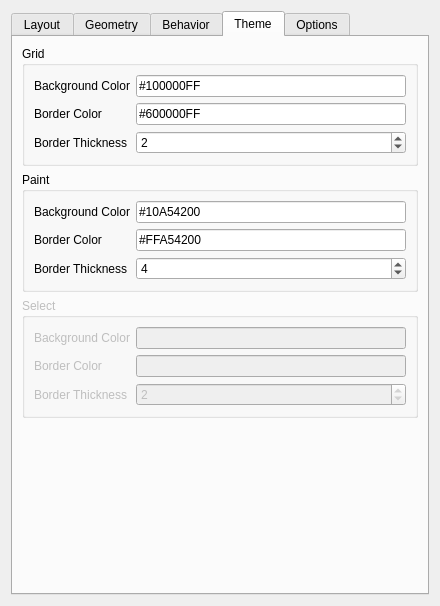
<?xml version="1.0" encoding="UTF-8"?>
<ui version="4.0">
 <class>ConfigForm</class>
 <widget class="QWidget" name="ConfigForm">
  <property name="geometry">
   <rect>
    <x>0</x>
    <y>0</y>
    <width>440</width>
    <height>606</height>
   </rect>
  </property>
  <property name="minimumSize">
   <size>
    <width>440</width>
    <height>0</height>
   </size>
  </property>
  <property name="windowTitle">
   <string>Form</string>
  </property>
  <layout class="QGridLayout" name="gridLayout">
   <item row="0" column="0">
    <widget class="QTabWidget" name="configTabs">
     <property name="enabled">
      <bool>true</bool>
     </property>
     <property name="currentIndex">
      <number>3</number>
     </property>
     <widget class="QWidget" name="layoutTab">
      <attribute name="title">
       <string>Layout</string>
      </attribute>
      <layout class="QVBoxLayout" name="verticalLayout_4">
       <item>
        <widget class="QGroupBox" name="groupBox_8">
         <property name="title">
          <string>Default Layout</string>
         </property>
         <layout class="QGridLayout" name="gridLayout_9">
          <item row="0" column="1">
           <widget class="QSpinBox" name="kcfg_layoutDefaultRows">
            <property name="minimum">
             <number>1</number>
            </property>
            <property name="value">
             <number>9</number>
            </property>
           </widget>
          </item>
          <item row="0" column="3">
           <widget class="QSpinBox" name="kcfg_layoutDefaultColumns">
            <property name="minimum">
             <number>1</number>
            </property>
            <property name="value">
             <number>9</number>
            </property>
           </widget>
          </item>
          <item row="0" column="2">
           <widget class="QLabel" name="label_14">
            <property name="text">
             <string>Columns</string>
            </property>
           </widget>
          </item>
          <item row="0" column="0">
           <widget class="QLabel" name="label_13">
            <property name="text">
             <string>Rows</string>
            </property>
           </widget>
          </item>
         </layout>
        </widget>
       </item>
       <item>
        <widget class="QGroupBox" name="kcfg_layoutPerScreen">
         <property name="title">
          <string>Use custom layouts</string>
         </property>
         <property name="checkable">
          <bool>true</bool>
         </property>
         <property name="checked">
          <bool>true</bool>
         </property>
         <layout class="QGridLayout" name="verticalLayout_3">
          <item row="1" column="0">
           <widget class="QTableView" name="tableView">
            <property name="sizePolicy">
             <sizepolicy hsizetype="Expanding" vsizetype="Expanding">
              <horstretch>0</horstretch>
              <verstretch>0</verstretch>
             </sizepolicy>
            </property>
            <property name="showGrid">
             <bool>true</bool>
            </property>
            <property name="gridStyle">
             <enum>Qt::DashDotDotLine</enum>
            </property>
            <attribute name="horizontalHeaderCascadingSectionResizes">
             <bool>false</bool>
            </attribute>
           </widget>
          </item>
          <item row="2" column="0">
           <widget class="QPushButton" name="pushButton">
            <property name="text">
             <string>PushButton</string>
            </property>
           </widget>
          </item>
         </layout>
        </widget>
       </item>
       <item>
        <spacer name="verticalSpacer_2">
         <property name="orientation">
          <enum>Qt::Vertical</enum>
         </property>
         <property name="sizeHint" stdset="0">
          <size>
           <width>20</width>
           <height>40</height>
          </size>
         </property>
        </spacer>
       </item>
      </layout>
     </widget>
     <widget class="QWidget" name="geometryTab">
      <property name="enabled">
       <bool>false</bool>
      </property>
      <attribute name="title">
       <string>Geometry</string>
      </attribute>
      <layout class="QVBoxLayout" name="verticalLayout_5">
       <item>
        <widget class="QGroupBox" name="groupBox">
         <property name="title">
          <string>Screen Gaps (pixels)</string>
         </property>
         <layout class="QGridLayout" name="gridLayout_3">
          <item row="2" column="3">
           <widget class="QSpinBox" name="kcfg_screenGapTop">
            <property name="maximum">
             <number>999</number>
            </property>
           </widget>
          </item>
          <item row="4" column="0">
           <widget class="QSpinBox" name="kcfg_screenGapLeft">
            <property name="maximum">
             <number>999</number>
            </property>
           </widget>
          </item>
          <item row="4" column="4">
           <widget class="QSpinBox" name="kcfg_screenGapRight">
            <property name="maximum">
             <number>999</number>
            </property>
           </widget>
          </item>
          <item row="0" column="3">
           <widget class="QLabel" name="screenGapTop">
            <property name="text">
             <string>Top</string>
            </property>
            <property name="alignment">
             <set>Qt::AlignCenter</set>
            </property>
           </widget>
          </item>
          <item row="6" column="3">
           <widget class="QSpinBox" name="kcfg_screenGapBottom">
            <property name="maximum">
             <number>999</number>
            </property>
           </widget>
          </item>
          <item row="5" column="3">
           <widget class="QLabel" name="screenGapBottom">
            <property name="text">
             <string>Bottom</string>
            </property>
            <property name="alignment">
             <set>Qt::AlignCenter</set>
            </property>
           </widget>
          </item>
          <item row="3" column="0">
           <widget class="QLabel" name="screenGapLeft">
            <property name="text">
             <string>Left</string>
            </property>
            <property name="alignment">
             <set>Qt::AlignCenter</set>
            </property>
           </widget>
          </item>
          <item row="3" column="4">
           <widget class="QLabel" name="screenGapRight">
            <property name="text">
             <string>Right</string>
            </property>
            <property name="alignment">
             <set>Qt::AlignCenter</set>
            </property>
           </widget>
          </item>
         </layout>
        </widget>
       </item>
       <item>
        <widget class="QGroupBox" name="groupBox_9">
         <property name="title">
          <string>Maximum Tile Width</string>
         </property>
         <layout class="QGridLayout" name="gridLayout_8">
          <item row="0" column="0">
           <widget class="QCheckBox" name="kcfg_limitTileWidth">
            <property name="text">
             <string>Limit the width of tiled windows</string>
            </property>
           </widget>
          </item>
          <item row="1" column="0">
           <layout class="QHBoxLayout" name="horizontalLayout_2">
            <item>
             <widget class="QLabel" name="limitTileWidthRatioLabel">
              <property name="sizePolicy">
               <sizepolicy hsizetype="Maximum" vsizetype="Preferred">
                <horstretch>0</horstretch>
                <verstretch>0</verstretch>
               </sizepolicy>
              </property>
              <property name="text">
               <string>Ratio of the max width to screen height </string>
              </property>
             </widget>
            </item>
            <item>
             <widget class="QDoubleSpinBox" name="kcfg_limitTileWidthRatio"/>
            </item>
           </layout>
          </item>
         </layout>
        </widget>
       </item>
       <item>
        <layout class="QHBoxLayout" name="horizontalLayout">
         <item>
          <widget class="QLabel" name="tileGapLabel">
           <property name="text">
            <string>Gaps between tiles (pixels)</string>
           </property>
          </widget>
         </item>
         <item>
          <widget class="QSpinBox" name="kcfg_tileLayoutGap">
           <property name="maximum">
            <number>9999</number>
           </property>
          </widget>
         </item>
        </layout>
       </item>
       <item>
        <spacer name="verticalSpacer">
         <property name="orientation">
          <enum>Qt::Vertical</enum>
         </property>
         <property name="sizeHint" stdset="0">
          <size>
           <width>20</width>
           <height>40</height>
          </size>
         </property>
        </spacer>
       </item>
      </layout>
     </widget>
     <widget class="QWidget" name="behaviorTab">
      <property name="enabled">
       <bool>false</bool>
      </property>
      <attribute name="title">
       <string>Behavior</string>
      </attribute>
      <layout class="QVBoxLayout" name="verticalLayout_6">
       <item>
        <widget class="QGroupBox" name="groupBox_4">
         <property name="title">
          <string>Layout Adjustment</string>
         </property>
         <layout class="QVBoxLayout" name="verticalLayout_7">
          <item>
           <widget class="QCheckBox" name="kcfg_adjustLayout">
            <property name="toolTip">
             <string>Resizing window will cause layout to be adjusted. The actual behaviour might differ based on layout in use.</string>
            </property>
            <property name="text">
             <string>Adjust layout by resizing windows</string>
            </property>
           </widget>
          </item>
          <item>
           <widget class="QCheckBox" name="kcfg_adjustLayoutLive">
            <property name="toolTip">
             <string>If enabled, resizing window will immediately adjust layout. If disabled, layout will be adjusted *after* window resizing is over.</string>
            </property>
            <property name="text">
             <string>Adjust layout in realtime as window is being resized</string>
            </property>
           </widget>
          </item>
         </layout>
        </widget>
       </item>
       <item>
        <widget class="QGroupBox" name="groupBox_3">
         <property name="font">
          <font>
           <bold>false</bold>
          </font>
         </property>
         <property name="title">
          <string>Directional Keys Behaviors</string>
         </property>
         <layout class="QGridLayout" name="gridLayout_4">
          <item row="0" column="1">
           <widget class="QLabel" name="label_2">
            <property name="font">
             <font>
              <italic>false</italic>
              <bold>false</bold>
              <underline>true</underline>
             </font>
            </property>
            <property name="text">
             <string>Up</string>
            </property>
            <property name="alignment">
             <set>Qt::AlignCenter</set>
            </property>
           </widget>
          </item>
          <item row="2" column="0">
           <widget class="QRadioButton" name="kcfg_directionalKeyFocus">
            <property name="sizePolicy">
             <sizepolicy hsizetype="Maximum" vsizetype="Fixed">
              <horstretch>0</horstretch>
              <verstretch>0</verstretch>
             </sizepolicy>
            </property>
            <property name="font">
             <font>
              <bold>true</bold>
             </font>
            </property>
            <property name="text">
             <string>Directional</string>
            </property>
            <attribute name="buttonGroup">
             <string notr="true">directionalKeyButtonGroup</string>
            </attribute>
           </widget>
          </item>
          <item row="1" column="0">
           <widget class="QRadioButton" name="kcfg_directionalKeyDwm">
            <property name="sizePolicy">
             <sizepolicy hsizetype="Maximum" vsizetype="Fixed">
              <horstretch>0</horstretch>
              <verstretch>0</verstretch>
             </sizepolicy>
            </property>
            <property name="font">
             <font>
              <bold>true</bold>
             </font>
            </property>
            <property name="text">
             <string>DWM style</string>
            </property>
            <attribute name="buttonGroup">
             <string notr="true">directionalKeyButtonGroup</string>
            </attribute>
           </widget>
          </item>
          <item row="0" column="3">
           <widget class="QLabel" name="label_4">
            <property name="font">
             <font>
              <italic>false</italic>
              <bold>false</bold>
              <underline>true</underline>
             </font>
            </property>
            <property name="text">
             <string>Left</string>
            </property>
            <property name="alignment">
             <set>Qt::AlignCenter</set>
            </property>
           </widget>
          </item>
          <item row="1" column="1">
           <widget class="QLabel" name="label">
            <property name="text">
             <string>Focus Next</string>
            </property>
            <property name="alignment">
             <set>Qt::AlignCenter</set>
            </property>
           </widget>
          </item>
          <item row="0" column="2">
           <widget class="QLabel" name="label_3">
            <property name="font">
             <font>
              <italic>false</italic>
              <bold>false</bold>
              <underline>true</underline>
             </font>
            </property>
            <property name="text">
             <string>Down</string>
            </property>
            <property name="alignment">
             <set>Qt::AlignCenter</set>
            </property>
           </widget>
          </item>
          <item row="0" column="4">
           <widget class="QLabel" name="label_5">
            <property name="font">
             <font>
              <italic>false</italic>
              <bold>false</bold>
              <underline>true</underline>
             </font>
            </property>
            <property name="text">
             <string>Right</string>
            </property>
            <property name="alignment">
             <set>Qt::AlignCenter</set>
            </property>
           </widget>
          </item>
          <item row="1" column="2">
           <widget class="QLabel" name="label_6">
            <property name="text">
             <string>Focus Prev</string>
            </property>
            <property name="alignment">
             <set>Qt::AlignCenter</set>
            </property>
           </widget>
          </item>
          <item row="1" column="3">
           <widget class="QLabel" name="label_7">
            <property name="text">
             <string>Adjust Layout</string>
            </property>
            <property name="alignment">
             <set>Qt::AlignCenter</set>
            </property>
           </widget>
          </item>
          <item row="1" column="4">
           <widget class="QLabel" name="label_8">
            <property name="text">
             <string>Adjust Layout</string>
            </property>
            <property name="alignment">
             <set>Qt::AlignCenter</set>
            </property>
           </widget>
          </item>
          <item row="2" column="1">
           <widget class="QLabel" name="label_9">
            <property name="text">
             <string>Focus Up</string>
            </property>
            <property name="alignment">
             <set>Qt::AlignCenter</set>
            </property>
           </widget>
          </item>
          <item row="2" column="2">
           <widget class="QLabel" name="label_10">
            <property name="text">
             <string>Focus Down</string>
            </property>
            <property name="alignment">
             <set>Qt::AlignCenter</set>
            </property>
           </widget>
          </item>
          <item row="2" column="3">
           <widget class="QLabel" name="label_11">
            <property name="text">
             <string>Focus Left</string>
            </property>
            <property name="alignment">
             <set>Qt::AlignCenter</set>
            </property>
           </widget>
          </item>
          <item row="2" column="4">
           <widget class="QLabel" name="label_12">
            <property name="text">
             <string>Focus Right</string>
            </property>
            <property name="alignment">
             <set>Qt::AlignCenter</set>
            </property>
           </widget>
          </item>
         </layout>
        </widget>
       </item>
       <item>
        <widget class="QCheckBox" name="kcfg_newWindowAsMaster">
         <property name="text">
          <string>Put new window as master</string>
         </property>
        </widget>
       </item>
       <item>
        <spacer name="verticalSpacer_3">
         <property name="orientation">
          <enum>Qt::Vertical</enum>
         </property>
         <property name="sizeHint" stdset="0">
          <size>
           <width>20</width>
           <height>40</height>
          </size>
         </property>
        </spacer>
       </item>
      </layout>
     </widget>
     <widget class="QWidget" name="themeTab">
      <property name="enabled">
       <bool>true</bool>
      </property>
      <attribute name="title">
       <string>Theme</string>
      </attribute>
      <layout class="QVBoxLayout" name="verticalLayout_2">
       <item>
        <widget class="QGroupBox" name="groupBox_5">
         <property name="title">
          <string>Grid</string>
         </property>
         <layout class="QGridLayout" name="gridLayout_5">
          <item row="2" column="0">
           <widget class="QLabel" name="gridBorderThicknessLabel">
            <property name="text">
             <string>Border Thickness</string>
            </property>
           </widget>
          </item>
          <item row="0" column="1">
           <widget class="QLineEdit" name="kcfg_themeGridBackgroundColor">
            <property name="toolTip">
             <string>Grid background color in #AARRGGBB format.</string>
            </property>
            <property name="text">
             <string>#100000FF</string>
            </property>
            <property name="maxLength">
             <number>9</number>
            </property>
           </widget>
          </item>
          <item row="1" column="0">
           <widget class="QLabel" name="gridBorderColorLabel">
            <property name="text">
             <string>Border Color</string>
            </property>
           </widget>
          </item>
          <item row="0" column="0">
           <widget class="QLabel" name="gridBackgroundColorLabel">
            <property name="text">
             <string>Background Color</string>
            </property>
           </widget>
          </item>
          <item row="1" column="1">
           <widget class="QLineEdit" name="kcfg_themeGridBorderColor">
            <property name="toolTip">
             <string>Grid border color in #AARRGGBB format.</string>
            </property>
            <property name="text">
             <string>#600000FF</string>
            </property>
            <property name="maxLength">
             <number>9</number>
            </property>
           </widget>
          </item>
          <item row="2" column="1">
           <widget class="QSpinBox" name="kcfg_themeGridBorderThickness">
            <property name="toolTip">
             <string>Grid cell border thickness.</string>
            </property>
            <property name="value">
             <number>2</number>
            </property>
           </widget>
          </item>
         </layout>
        </widget>
       </item>
       <item>
        <widget class="QGroupBox" name="groupBox_6">
         <property name="title">
          <string>Paint</string>
         </property>
         <property name="flat">
          <bool>false</bool>
         </property>
         <property name="checkable">
          <bool>false</bool>
         </property>
         <layout class="QGridLayout" name="gridLayout_6">
          <item row="1" column="0">
           <widget class="QLabel" name="paintBorderColorLabel">
            <property name="text">
             <string>Border Color</string>
            </property>
           </widget>
          </item>
          <item row="0" column="0">
           <widget class="QLabel" name="paintBackgroundColorLabel">
            <property name="text">
             <string>Background Color</string>
            </property>
           </widget>
          </item>
          <item row="0" column="1">
           <widget class="QLineEdit" name="kcfg_themePaintBackgroundColor">
            <property name="toolTip">
             <string>Pain box background color in #AARRGGBB format.</string>
            </property>
            <property name="autoFillBackground">
             <bool>false</bool>
            </property>
            <property name="text">
             <string>#10A54200</string>
            </property>
            <property name="maxLength">
             <number>9</number>
            </property>
            <property name="clearButtonEnabled">
             <bool>false</bool>
            </property>
           </widget>
          </item>
          <item row="1" column="1">
           <widget class="QLineEdit" name="kcfg_themePaintBorderColor">
            <property name="toolTip">
             <string>Paint box border color in #AARRGGBB format.</string>
            </property>
            <property name="text">
             <string>#FFA54200</string>
            </property>
            <property name="maxLength">
             <number>9</number>
            </property>
           </widget>
          </item>
          <item row="2" column="0">
           <widget class="QLabel" name="paintBorderThicknessLabel">
            <property name="text">
             <string>Border Thickness</string>
            </property>
           </widget>
          </item>
          <item row="2" column="1">
           <widget class="QSpinBox" name="kcfg_themePaintBorderThickness">
            <property name="toolTip">
             <string>Paint box border thickness.</string>
            </property>
            <property name="value">
             <number>4</number>
            </property>
           </widget>
          </item>
         </layout>
        </widget>
       </item>
       <item>
        <widget class="QGroupBox" name="groupBox_7">
         <property name="enabled">
          <bool>false</bool>
         </property>
         <property name="title">
          <string>Select</string>
         </property>
         <property name="checkable">
          <bool>false</bool>
         </property>
         <property name="checked">
          <bool>false</bool>
         </property>
         <layout class="QGridLayout" name="gridLayout_7">
          <item row="1" column="1">
           <widget class="QLineEdit" name="kcfg_themeSelectBorderColor">
            <property name="toolTip">
             <string>Comma-separated list of screen numbers. Windows in corresponding screens will not be tiled.</string>
            </property>
            <property name="maxLength">
             <number>9</number>
            </property>
           </widget>
          </item>
          <item row="2" column="0">
           <widget class="QLabel" name="selectBorderThicknessLable">
            <property name="text">
             <string>Border Thickness</string>
            </property>
           </widget>
          </item>
          <item row="0" column="1">
           <widget class="QLineEdit" name="kcfg_themeSelectBackgroundColor">
            <property name="toolTip">
             <string>Comma-separated list of activity names. Windows in corresponding activities will not be tiled.</string>
            </property>
            <property name="maxLength">
             <number>9</number>
            </property>
           </widget>
          </item>
          <item row="1" column="0">
           <widget class="QLabel" name="selectBorderColorLabel">
            <property name="text">
             <string>Border Color</string>
            </property>
           </widget>
          </item>
          <item row="2" column="1">
           <widget class="QSpinBox" name="kcfg_themeSelectBorderThickness">
            <property name="value">
             <number>2</number>
            </property>
           </widget>
          </item>
          <item row="0" column="0">
           <widget class="QLabel" name="selectBackgroundColorLable">
            <property name="text">
             <string>Background Color</string>
            </property>
           </widget>
          </item>
         </layout>
        </widget>
       </item>
       <item>
        <spacer name="verticalSpacer_4">
         <property name="orientation">
          <enum>Qt::Vertical</enum>
         </property>
         <property name="sizeHint" stdset="0">
          <size>
           <width>20</width>
           <height>40</height>
          </size>
         </property>
        </spacer>
       </item>
      </layout>
     </widget>
     <widget class="QWidget" name="optionsTab">
      <property name="enabled">
       <bool>false</bool>
      </property>
      <attribute name="title">
       <string>Options</string>
      </attribute>
      <layout class="QVBoxLayout" name="verticalLayout">
       <item>
        <widget class="QCheckBox" name="kcfg_maximizeSoleTile">
         <property name="toolTip">
          <string>&lt;p&gt;If there's only one window to be tiled, the window will be maximized with its borders removed to maximize usable screen space.&lt;/p&gt;&lt;p&gt;When using this option it's advisable to enable the &amp;quot;Allow resizing maximized windows from window edges&amp;quot; in &amp;quot;Breeze Window Decoration&amp;quot; settings, as this will often leave windows maximized, preventing borders from returning when windows are no longer sole otherwise.&lt;/p&gt;</string>
         </property>
         <property name="text">
          <string>Maximize the sole window</string>
         </property>
        </widget>
       </item>
       <item>
        <widget class="QCheckBox" name="kcfg_noTileBorder">
         <property name="toolTip">
          <string>All tiled windows will have no borders. Borders will be added back if window become float.</string>
         </property>
         <property name="text">
          <string>Remove borders of tiled windows</string>
         </property>
        </widget>
       </item>
       <item>
        <widget class="QCheckBox" name="kcfg_keepFloatAbove">
         <property name="text">
          <string>Keep floating windows above tiled windows</string>
         </property>
        </widget>
       </item>
       <item>
        <widget class="QCheckBox" name="kcfg_preventMinimize">
         <property name="text">
          <string>Prevent windows from minimizing (experimental)</string>
         </property>
        </widget>
       </item>
       <item>
        <widget class="QCheckBox" name="kcfg_preventProtrusion">
         <property name="text">
          <string>Prevent window from protruding from its screen</string>
         </property>
        </widget>
       </item>
       <item>
        <widget class="QCheckBox" name="kcfg_pollMouseXdotool">
         <property name="toolTip">
          <string>&lt;html&gt;&lt;head/&gt;&lt;body&gt;&lt;p&gt;If enabled, actual mouse position will be used for certain operations. (e.g. swapping tile by dragging)&lt;/p&gt;&lt;p&gt;To use this feature, user &lt;span style=&quot; text-decoration: underline;&quot;&gt;MUST make sure &lt;/span&gt;&lt;span style=&quot; font-weight:600; font-style:italic; text-decoration: underline;&quot;&gt;xdotool &lt;/span&gt;&lt;span style=&quot; text-decoration: underline;&quot;&gt;is installed&lt;/span&gt; on the system.&lt;/p&gt;&lt;/body&gt;&lt;/html&gt;</string>
         </property>
         <property name="text">
          <string>Get actual mouse position using xdotool while resizing (HACK)</string>
         </property>
        </widget>
       </item>
       <item>
        <spacer name="debugSpacer">
         <property name="orientation">
          <enum>Qt::Vertical</enum>
         </property>
         <property name="sizeType">
          <enum>QSizePolicy::Maximum</enum>
         </property>
         <property name="sizeHint" stdset="0">
          <size>
           <width>20</width>
           <height>10</height>
          </size>
         </property>
        </spacer>
       </item>
       <item>
        <widget class="QCheckBox" name="kcfg_debug">
         <property name="toolTip">
          <string>Use this option to debug the script or submit detailed bug report.</string>
         </property>
         <property name="text">
          <string>Print debug messages
(must run KWin from terminal)</string>
         </property>
        </widget>
       </item>
       <item>
        <spacer name="verticalSpacer_5">
         <property name="orientation">
          <enum>Qt::Vertical</enum>
         </property>
         <property name="sizeHint" stdset="0">
          <size>
           <width>20</width>
           <height>40</height>
          </size>
         </property>
        </spacer>
       </item>
      </layout>
     </widget>
    </widget>
   </item>
  </layout>
 </widget>
 <resources/>
 <connections/>
 <buttongroups>
  <buttongroup name="directionalKeyButtonGroup"/>
 </buttongroups>
</ui>
